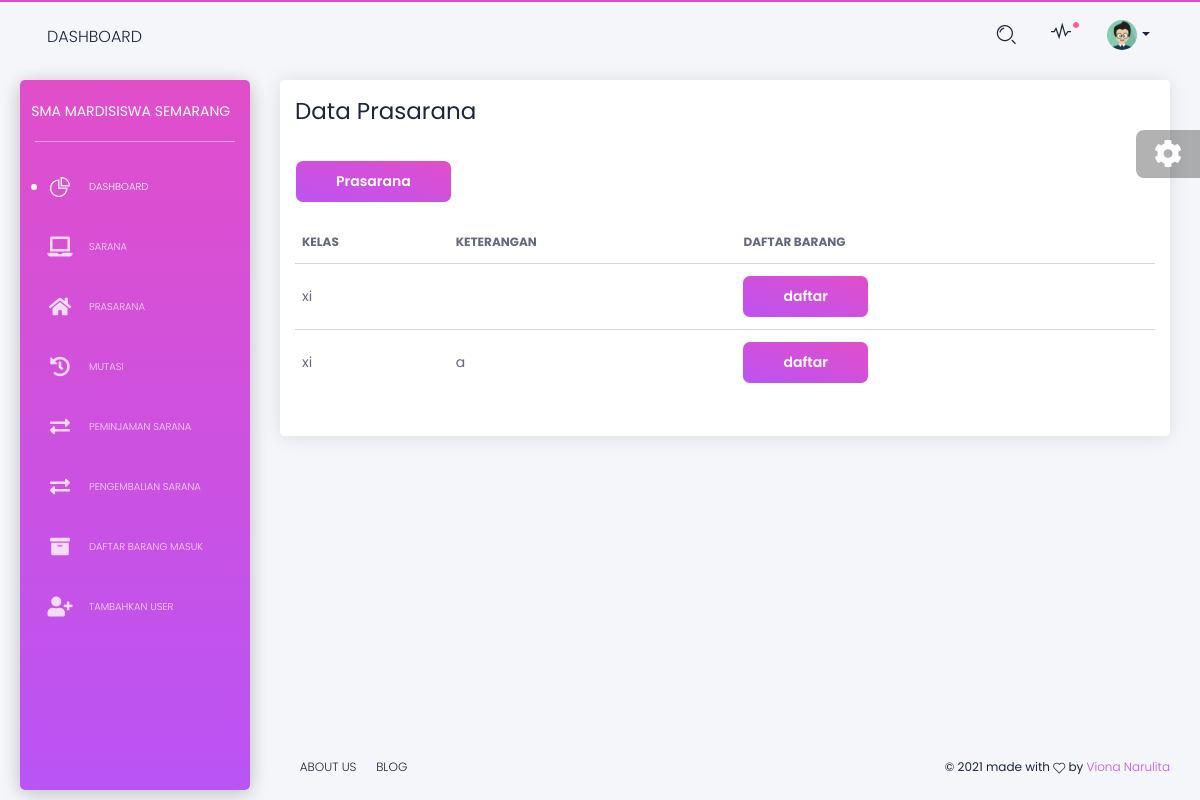
The app's page /index.php/admin/prasarana with its own data.
### tables this page shows
CREATE TABLE `tb_prasarana` (
  `id_prasarana` int(11) NOT NULL,
  `ruangan` varchar(225) NOT NULL,
  `keterangan` varchar(225) NOT NULL
);

### application/controllers/admin/prasarana.php (called while the page is built, shortened)
<?php
class Prasarana extends CI_Controller{
	public function index()
	{
		$data['prasarana'] = $this->db->get('tb_prasarana')->result_array();
		$this->load->view('templates_admin/header');
		$this->load->view('templates_admin/sidebar');
		$this->load->view('templates_admin/navbar');
		$this->load->view('admin/prasarana', $data);
		$this->load->view('templates_admin/footer');
	}
}
 ?>

### index.php (called while the page is built, shortened)
<?php
require_once BASEPATH.'core/CodeIgniter.php';

### application/views/admin/prasarana.php (the view, shortened to what this page needs)
<div class="content">
  <div class="row">
    <div class="col-md-12">
      <div class="card ">
        <div class="card-header">
          <h3>Data Prasarana</h3>
         <button class="btn btn-primary" data-toggle="modal" data-target=#modal>Prasarana</button>
        </div>
        <div class="card-body">
          <div class="table-responsive">
            <table class="table tablesorter " id="">
              <thead class=" text-primary">
                <tr>
                  <th>
                    Kelas
                  </th>
                  <th>
                    Keterangan
                  </th>
                  <th>
                    Daftar Barang
                  </th>
                </tr>
              </thead>
              <tbody>
                <?php foreach ($prasarana as $p) : ?>
                  <tr>
                    <td><?php echo $p['ruangan']; ?></td>
                    <td><?php echo $p['keterangan']; ?></td>
                    <td>
                      <a href="<?php echo base_url('admin/prasarana/detail/'). $p['ruangan'] ?>" class="btn btn-primary">daftar</a>
                    </td>
                  </tr>
                <?php endforeach ?>
              </tbody>
            </table>
          </div>
        </div>
      </div>
    </div>
  </div>
</div>

### records on screen
tb_prasarana: ruangan "xi"
tb_prasarana: ruangan "xi", keterangan "a"
